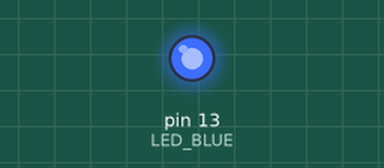
Simulated run of this sketch. Board: Arduino Uno, built with avr-gcc and run on an emulated ATmega328P. Shown: output pins drawn as LEDs (lit = HIGH).

Above: at 0.02 s.
At 32.19 s:
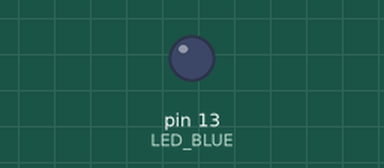
Timing chart, 0 to 33.8 s (numbered marks = the images above):
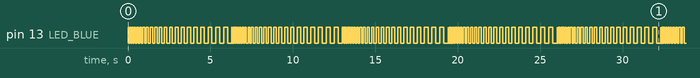

Measured:
- by itself, pin 13 (LED_BLUE): moves between LOW and HIGH, repeating every 26.0 s
- by itself, everything shown: repeats every 19.6 s, in 130 steps

The sketch:

BlinkBlueLED-Exercise3.ino
```cpp
// (licence header left out)
byte delayTime = 50;
const unsigned int LED_BLUE = 13;

void setup() {
  pinMode(LED_BLUE, OUTPUT);
}

void loop() {
  digitalWrite(LED_BLUE, HIGH);
  delay(delayTime);
  digitalWrite(LED_BLUE, LOW);
  delay(delayTime);
  delayTime = delayTime + 10;
}
```
